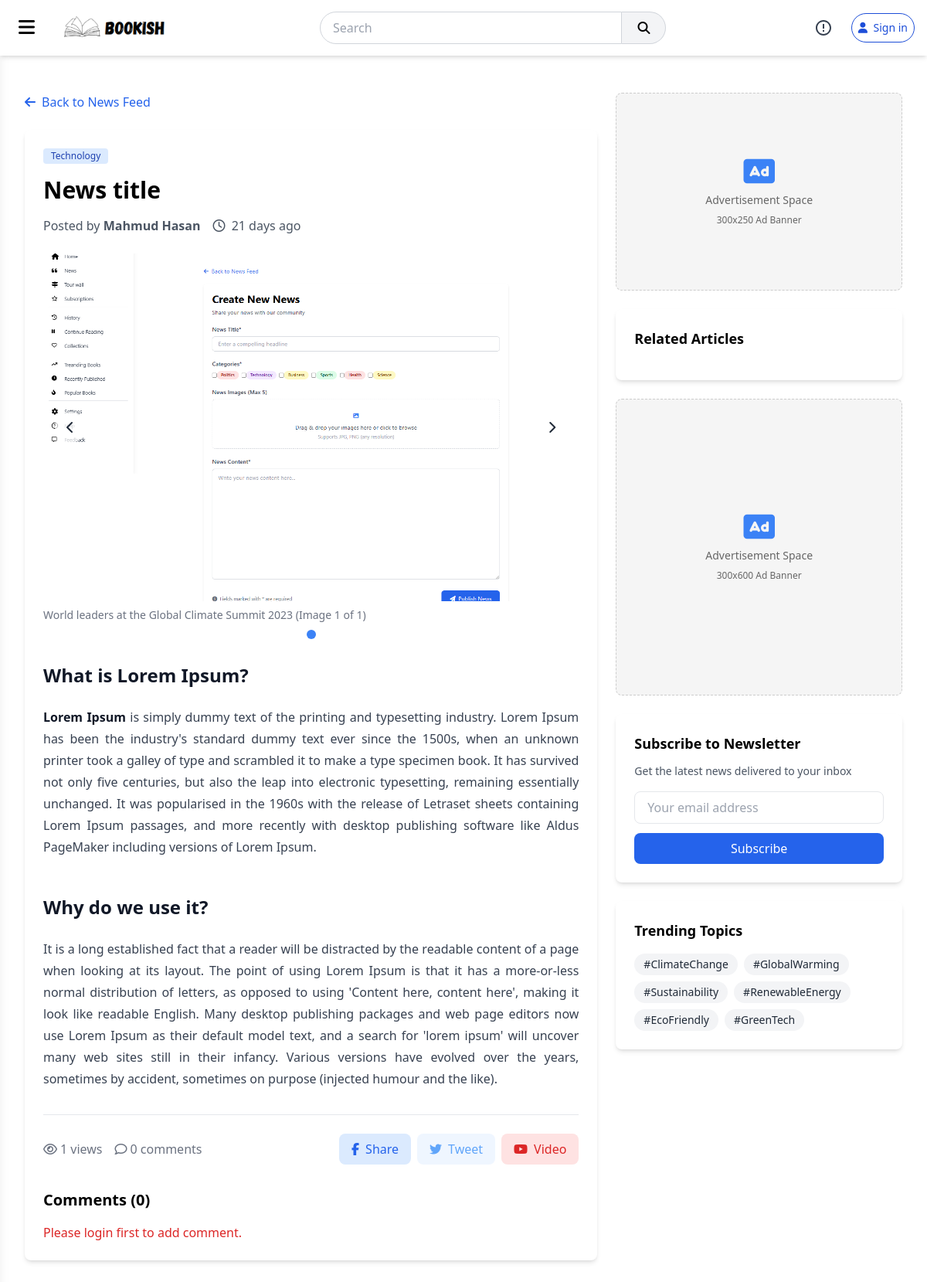
/news/details/news-title, run on an earlier commit of the app's database.
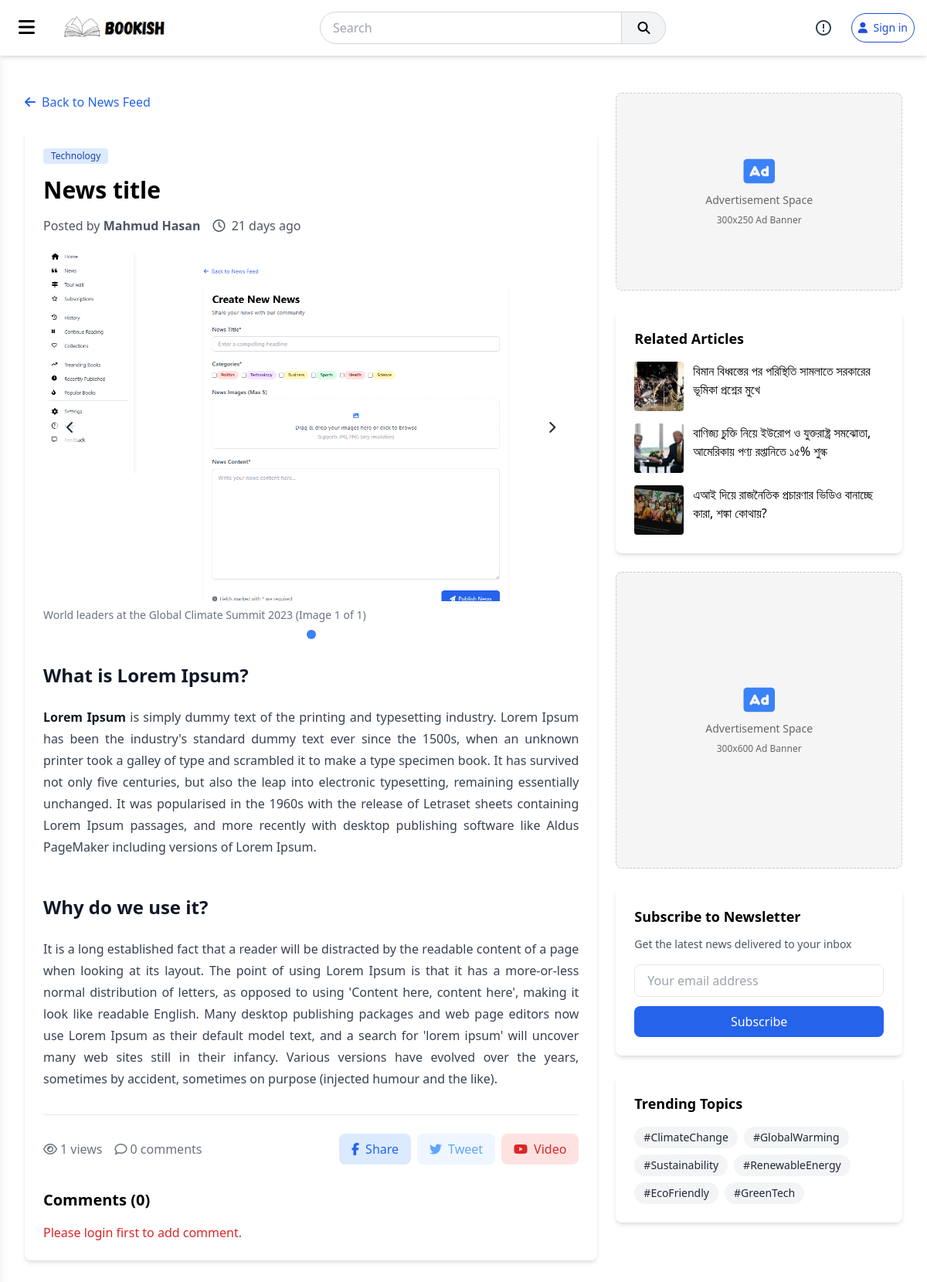
And on a later commit of the database.
### main/models.py (models this page shows, shortened)
class NewsImage(models.Model):
    news = models.ForeignKey(News, on_delete=models.CASCADE, related_name="images")
    image = models.ImageField(upload_to='news_images/')

class News(models.Model):
    title = models.CharField(max_length=255)
    slug = AutoSlugField(populate_from='title', unique=True)
    description = models.TextField()
    content = CKEditor5Field(config_name="extends")
    author = models.ForeignKey(User, on_delete=models.CASCADE, related_name='news')
    category = models.ForeignKey(NewsCategory, on_delete=models.CASCADE, related_name='news', blank=True, null=True)
    published_date = models.DateTimeField(auto_now_add=True)
    updated_date = models.DateTimeField(auto_now=True)
    likes = models.ManyToManyField(User, related_name='liked_news', blank=True)
    dislikes = models.ManyToManyField(User, related_name='disliked_news', blank=True)
    views = models.PositiveIntegerField(default=0)
    publish = models.BooleanField(default=False)

### news/views.py (the view)
# urls.py: path('details/<str:slug>', views.news_details, name="news_details"),
def news_details(request, slug):
    news = News.objects.select_related('author__userprofile').prefetch_related(
        'images'
    ).get(slug=slug)
    user = request.user if request.user.is_authenticated else None
    if user:
        log_news_view(news=news, user=user)
    else:
        log_news_view(news=news)
    news.views = news.news_views.count()
    news.save()
    comments = Comment.objects.filter(news=news).select_related(
        'news__author__userprofile'
        ).annotate(
            likes_count=Count('likes'),
            dislikes_count=Count('dislikes')
        ).order_by('-created_at')
    related_news = News.objects.order_by('?').prefetch_related(
            'images'
        ).exclude(id__in=[news.id])[:3]
    return render(request, 'news/news_details.html', {'news': news, 'comments': comments, 'related_news': related_news})

### main/context_processors.py (called while the page is built)
def notifications(request):
    if request.user.is_authenticated:
        return {'notifications': Notification.objects.filter(user=request.user).order_by('-created_at')[:5]}
    else:
        return Notification.objects.none()

def unread_notifications(request):
    if request.user.is_authenticated:
        return {'unread_notifications': Notification.objects.filter(user=request.user, is_read=False).count()}
    else:
        return Notification.objects.none()

### main/models.py (called while the page is built)
    def __str__(self):
        return self.name

### main/templatetags/custom_filters.py (called while the page is built)
@register.filter
def time_since(value):
    return time_since_custom(value)

### main/utils.py (called while the page is built)
def log_news_view(news, user=None):
    ObjView.objects.create(news=news, user=user)

### templates/news/news_details.html (shortened to what the changed rows need)
{% extends 'base.html' %}
{% load static %}
{% load custom_filters %}
{% block content %}
    <div class="container mx-auto px-4 py-8 max-w-7xl">
        <div class="flex flex-col lg:flex-row gap-6">
            <div class="w-full lg:w-2/3">
                <article class="bg-white rounded-lg shadow-md overflow-hidden">
                    <div class="p-6">
                        <header class="mb-6">
                            <h1 class="text-3xl font-bold mb-4">{{news.title}}</h1>
                        </header>
                        <div class="mb-8 gallery-container">
                            <div class="relative overflow-hidden rounded-lg" style="height: 450px;">
                                {% for image in news.images.all %}
                                <img src="{{image.image.url}}"
                                     alt=""
                                     class="gallery-image {% if forloop.first %}active{% else %}hidden{% endif %} w-full h-full object-cover">
                                {% endfor %}
                                <button class="gallery-nav-btn prev-btn" onclick="prevImage()">
                                    <i class="fas fa-chevron-left text-gray-800"></i>
                                </button>
                                <button class="gallery-nav-btn next-btn" onclick="nextImage()">
                                    <i class="fas fa-chevron-right text-gray-800"></i>
                                </button>
                            </div>
                            <div class="gallery-indicators">
                                {% for image in news.images.all %}
                                <div class="indicator {% if forloop.first %}active{% endif %}" data-index="{{forloop.counter0}}" onclick="goToImage({{forloop.counter0}})"></div>
                                {% endfor %}
                            </div>
                        </div>
                        <div class="prose max-w-none mb-8">
                            {{news.content|safe}}
                        </div>
                    </div>
                </article>
            </div>
            <div class="w-full lg:w-1/3 space-y-6">
                <div class="bg-white rounded-lg shadow-md p-6">
                    <div class="space-y-4">
                        {% for article in related_news %}
                        <a href="{% url "news:news_details" article.slug %}" class="block group">
                            <div class="flex items-start">
                                <img src="{{article.images.first.image.url}}"
                                     alt="Related article"
                                     class="w-16 h-16 object-cover rounded mr-3">
                                <div>
                                    <h4 class="font-medium group-hover:text-blue-600">{{article.title}}</h4>
                                </div>
                            </div>
                        </a>
                        {% endfor %}
                    </div>
                </div>
            </div>
        </div>
    </div>
{% endblock %}

What changed in the data, as far as the page shows it:
added News: images.first.image (picture), title "বিমান বিধ্বস্তের পর পরিস্থিতি সামলাতে সরকারের ভূমিকা প্রশ্নের মুখে"
added News: images.first.image (picture), title "বাণিজ্য চুক্তি নিয়ে ইউরোপ ও যুক্তরাষ্ট্র সমঝোতা, আমেরিকায় পণ্য রপ্তানিতে ১৫% শুল্ক"
added News: images.first.image (picture), title "এআই দিয়ে রাজনৈতিক প্রচারণার ভিডিও বানাচ্ছে কারা, শঙ্কা কোথায়?"
